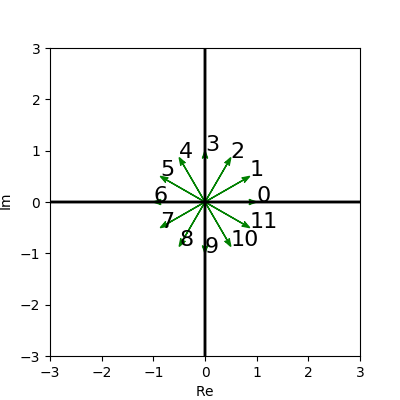

This chart was generated by the following Python code:
import numpy as np
import matplotlib.pyplot as plt


def plot_complex(plt, c, text = '', xlim=[-3,3], ylim=[-3,3],
                 color='black', linestyle='-'):
    plt.grid()
    plt.xlim(xlim)
    plt.ylim(ylim)
    plt.axhline(0, color='black')
    plt.axvline(0, color='black')
    plt.text(np.real(c), np.imag(c), text, size='16')

    plt.xlabel(r'$\mathrm{Re}$')
    plt.ylabel(r'$\mathrm{Im}$')
    plt.arrow(0.0, 0.0, np.real(c), np.imag(c),
              head_width=0.1, fc=color, ec=color,
              overhang=0.5, length_includes_head=True)

figsize = (6,6)
plt.figure(figsize=figsize)
c = 0.5 + 2j
d = 0.5 + 0.5*1j

plot_complex(plt, c, text='c', linestyle='|',color='blue')
plot_complex(plt, d, text='d', color='blue')
plot_complex(plt, c+d, text='c+d', color='red')
plot_complex(plt, c*d, text='c*d', color='orange')
plt.savefig('complex_plotting.png')


# Returns a list of complex numbers corresponding to hands positions.
# This is the function you need to write 
def clock_positions(nhands: int) -> list:
    hands = []
    for n in range(nhands):
        hands.append(np.exp(1j*2*np.pi*n/nhands))
    return hands


clist1 = clock_positions(12)

# Use a plot to check your solution
figsize = (4,4)
plt.figure(figsize=figsize)
for (n,c) in enumerate(clist1):
    plot_complex(plt, c, text=str(n), linestyle='|',color='green')
plt.savefig('clock_positions.png')
plot = plt.gca()


